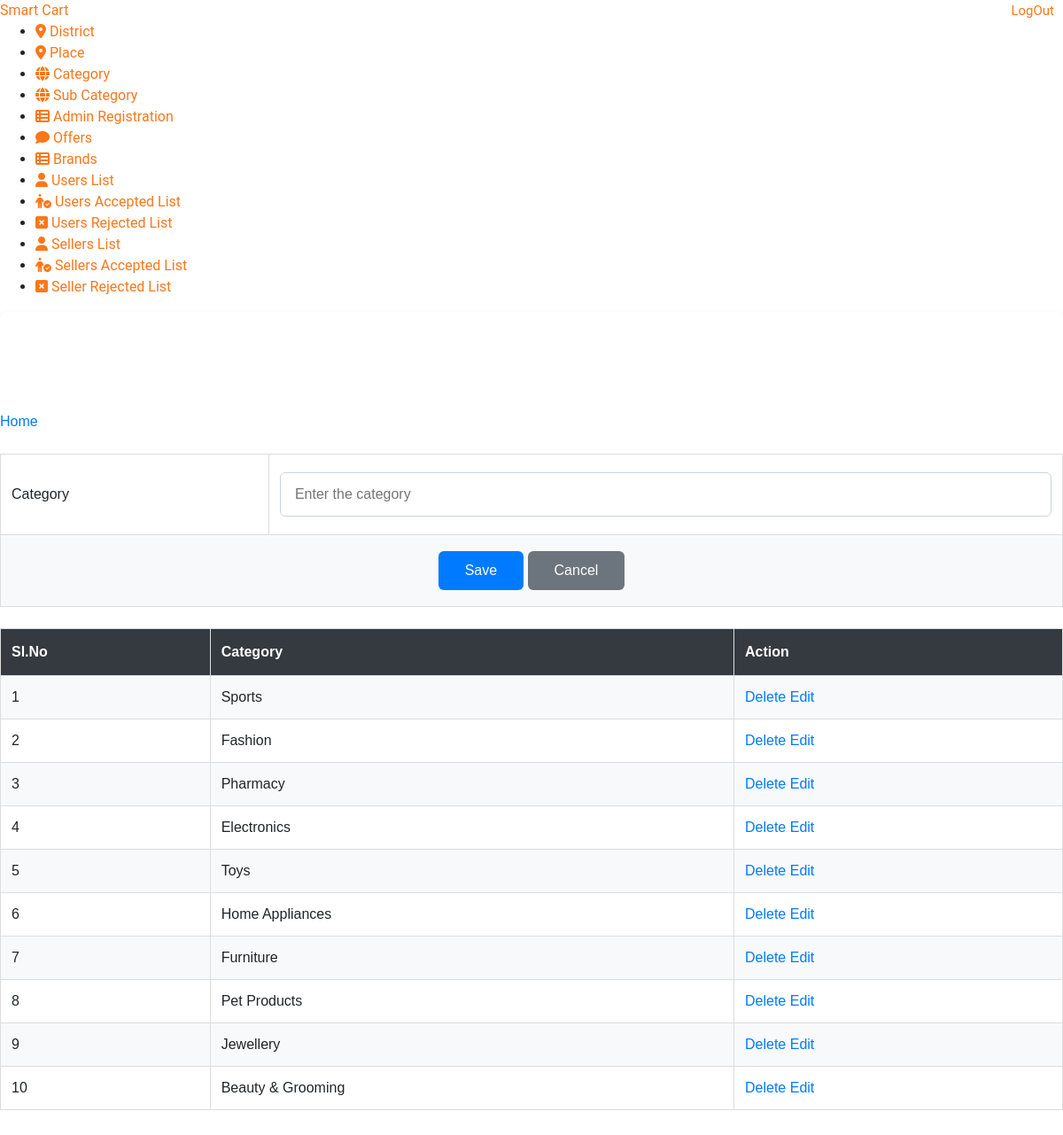
/Administrator/Category/ (signed in), run on the app's committed database.
### Administrator/models.py (models this page shows)
class tbl_category(models.Model):
    category_name=models.CharField(max_length=50)

### Administrator/views.py (the view)
def categoryInsertSelect(request):
    if 'aid' in request.session:
        cat=tbl_category.objects.all()
        if request.method=="POST":
            categorytype=request.POST.get('txtcategory')
            tbl_category.objects.create(category_name=categorytype)
            return redirect("Administrator:categoryInsertSelect")
        else:
            return render(request,"Administrator/Category.html",{'data':cat})
    else:
        return redirect("Guest:Login")

### Administrator/Templates/Administrator/Category.html (shortened to what this page needs)
{% extends 'Administrator/Header.html' %}
{% load static %}
{% block content %}
<!DOCTYPE html>
<html lang="en">
<head>
</head>
<body>
    <body>
        <a href="{% url 'Administrator:LoadingHomePage' %}">Home</a><br>
        <br>
        <form name="frmDistrict" method="post">
            <table align="center" width="100%">
            <tr>
                <td>Category</td>
                <td>
                    <input type="text" name="txtcategory" placeholder="Enter the category" value="{{editdata.category_name}}">
                </td>
            </tr>
            <tr>
                <td colspan="2" align="center">
                    <input type="submit" value="Save" name="btnsave">
                    <input type="reset" value="Cancel" name="btncancel">
                </td>
            </tr>
            </table>
            <br>
        </form>
        <table border="1" align="center" cellpadding="10" width="100%">
            <tr>
                <th>Sl.No</th>
                <th>Category</th>
                <th>Action</th>
            </tr>
            {% for i in data %}
            <tr>
                <td>{{forloop.counter}}</td>
                <td>{{i.category_name}}</td>
                <td>
                    <a href="{% url 'Administrator:delCategory' i.id %}">Delete</a>
                    <a href="{% url 'Administrator:categoryupdate' i.id %}">Edit</a>
                </td>
            </tr>
            {% endfor %}
        </table>
    </body>
</body>
</html>
{% endblock content %}

### Guest/static/Login/css/style.css (style rules this page uses)
body { font-family: "Roboto", sans-serif; background-color: #fff; }
a { -webkit-transition: .3s all ease; -o-transition: .3s all ease; transition: .3s all ease; }

### Guest/static/mystyle.css (style rules this page uses)
#tab td, #tab th { border: 1px solid #ddd; padding: 12px; }
#tab a { color: #007bff; text-decoration: none; font-weight: 500; }
#tab tr:nth-child(even) { background-color: #f8f9fa; }
#tab th { padding: 14px 12px; text-align: left; background-color: #343a40; color: white; font-weight: 600; }
input[type=text], input[type=password], input[type=email], input[type=date], select { width: 100%; padding: 12px 16px; margin: 8px 0; border: 1px solid #ced4da; border-radius: 6px; box-sizing: border-box; font-size: 16px; transition: all 0.3s ease-in-out; }
input[type=submit], input[type=reset] { background-color: #007bff; color: white; padding: 10px 30px; margin: 6px 0; border: none; border-radius: 6px; cursor: pointer; font-size: 16px; font-weight: 500; transition: background-color 0.3s ease; }
input[type=reset] { background-color: #6c757d; }

### data on the page
tbl_category: category_name "Sports"
tbl_category: category_name "Fashion"
tbl_category: category_name "Pharmacy"
tbl_category: category_name "Electronics"
tbl_category: category_name "Toys"
tbl_category: category_name "Home Appliances"
tbl_category: category_name "Furniture"
tbl_category: category_name "Pet Products"
tbl_category: category_name "Jewellery"
tbl_category: category_name "Beauty & Grooming"
